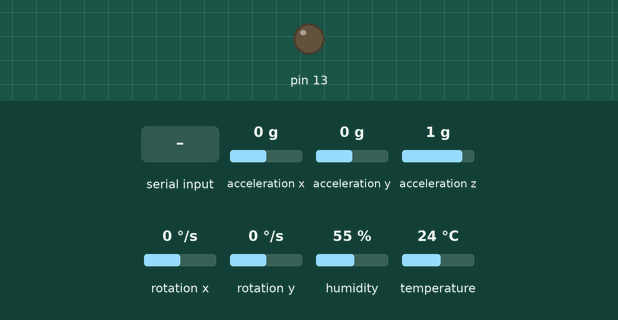
Simulated run of this sketch. Board: Arduino Uno, built with avr-gcc and run on an emulated ATmega328P. Shown: output pins drawn as LEDs (lit = HIGH). Wiring (inferred from the names in the program): MPU-6050 motion sensor at I2C address 0x68. The inputs (shaded band) are chosen by the test bench; at power-on: acceleration x 0 g, acceleration y 0 g, acceleration z 1 g, rotation x 0 °/s, rotation y 0 °/s, humidity 55 %, temperature 24 °C. What the sketch prints to the serial monitor is not drawn.

Above: at 1.2 s.
1.3 s: "1" received over Serial
At 1.56 s:
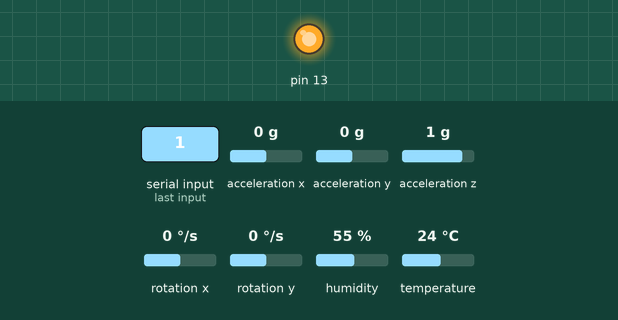
3.1 s: "0" received over Serial
Timing chart, 0 to 6.1 s (numbered marks = the images above; inputs shaded):
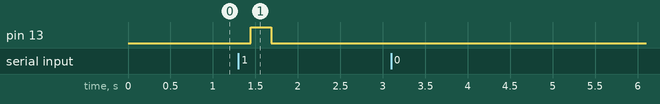

Measured:
- after the input at 1.3 s, pin 13: LOW → HIGH after 0.14 s, → LOW 0.24 s later
- after the input at 3.1 s, every drawn part: stays the same

The sketch:

rodriguez_m4.ino
```cpp
#include <Arduino_FreeRTOS.h>
#include <semphr.h>
#include <queue.h>
#include <DHT.h>
#include <Wire.h>  // libreria I2C

#define MPU 0x68

// Conversion ratios
#define A_R 16384.0
#define G_R 131.0

// DHT22
// Define DHT type and DHT pin
#define DHTTYPE DHT22
#define DHTPIN 7

// define tasks
void TaskReadFromSerial( void *pvParameters ); // Get commands
void TaskBlink( void *pvParameters ); // LED as actuator
void TaskReadSensors( void *pvParameters ); //LDR, IMU, DHT
void TaskWriteToSerial( void *pvParameters ); // Monitoring

//define smaphore handlers
SemaphoreHandle_t activateActuatorSem;
SemaphoreHandle_t allowSensorReadingSem;

//define queue
QueueHandle_t monitorTaskQueue;

// Define a struct
struct message
{
  int sensorValue;  // LDR
  double humidity; // DHT
  double temperature; // DHT
  // IMU
  float accx;
  float accy;
  float gx;
  float gy;
};

//define DHT sensor
DHT dhtSensor(DHTPIN, DHTTYPE);

// the setup function runs once when you press reset or power the board
void setup() {

  // initialize serial communication at 9600 bits per second:
  Serial.begin(9600);

  while (!Serial) {
    ; // wait for serial port to connect.
  }

  // initialize DHT sensor communication:
  dhtSensor.begin();

  // IMU
  Wire.begin();
  Wire.beginTransmission(MPU);
  Wire.write(0x6B);
  Wire.write(0);
  Wire.endTransmission(true);

  activateActuatorSem = xSemaphoreCreateBinary();
  allowSensorReadingSem = xSemaphoreCreateBinary();

  monitorTaskQueue = xQueueCreate( 5, sizeof( message ) );

  // Now set up tasks to run independently.

  xTaskCreate(
    TaskWriteToSerial
    ,  (const portCHAR *) "TaskWriteToSerial"   // A name just for humans
    ,  128  // This stack size can be checked & adjusted by reading the Stack Highwater
    ,  NULL
    ,  4  // Priority, with 1 being the highest, and 4 being the lowest.
    ,  NULL );

  xTaskCreate(
    TaskReadSensors
    ,  (const portCHAR *) "ReadSensors"   // A name just for humans
    ,  512  // This stack size can be checked & adjusted by reading the Stack Highwater
    ,  NULL
    ,  3  // Priority, with 1 being the highest, and 4 being the lowest.
    ,  NULL );

  xTaskCreate(
    TaskBlink
    ,  (const portCHAR *) "Blink"   // A name just for humans
    ,  128  // This stack size can be checked & adjusted by reading the Stack Highwater
    ,  NULL
    ,  2  // Priority, with 1 being the highest, and 4 being the lowest.
    ,  NULL );

   xTaskCreate(
    TaskReadFromSerial
    ,  (const portCHAR *) "ReadFromSerial"
    ,  128  // Stack size
    ,  NULL
    ,  1  // Priority
    ,  NULL );

  // Now the task scheduler, which takes over control of scheduling individual tasks, is automatically started.
}

void loop()
{
  // Empty. Things are done in Tasks.
}

/*--------------------------------------------------*/
/*---------------------- Tasks ---------------------*/
/*--------------------------------------------------*/

void TaskReadFromSerial( void *pvParameters )
{
  (void) pvParameters;

  for (;;)
  {
    if(Serial.available()>0){
      char c = Serial.read();
      if (c == '0')
        xSemaphoreGive(allowSensorReadingSem);
      else if (c == '1')
        xSemaphoreGive(activateActuatorSem);
    }
    vTaskDelay( 250 / portTICK_PERIOD_MS );
  }
}

void TaskBlink(void *pvParameters)
{
  (void) pvParameters;

  // initialize digital pin 13 as an output.
  pinMode(13, OUTPUT);

  for (;;)
  {
     xSemaphoreTake(activateActuatorSem, portMAX_DELAY);
     digitalWrite(13, HIGH);   // turn the LED on (HIGH is the voltage level)
     vTaskDelay( 250 / portTICK_PERIOD_MS ); // wait for one second
     digitalWrite(13, LOW);    // turn the LED off by making the voltage LOW
     vTaskDelay( 250 / portTICK_PERIOD_MS ); // wait for one second
  }
}

void TaskReadSensors( void *pvParameters )
{
  (void) pvParameters;

  // LDR
  pinMode(A0, INPUT);

  for (;;)
  {
    xSemaphoreTake(allowSensorReadingSem, portMAX_DELAY);

    struct message current;
    current.sensorValue = analogRead(A0); // LDR

    // Get temperature and humidity.
    current.temperature = dhtSensor.readTemperature();
    current.humidity = dhtSensor.readHumidity();

    //IMU
    // MPU-6050 RAW values (unproccessed) from the accelerometer and the gyroscope in X, Y and Z axis
    int16_t ax, ay, az;
    int16_t gx, gy, gz;

    float Acc[2];
    float Gy[2];

    Wire.beginTransmission(MPU);
    Wire.write(0x3B); // Ask for 0x3B, to get ax
    Wire.endTransmission(false);
    Wire.requestFrom(MPU,6,true); // From 0x3B, request 6 registries

    ax=Wire.read()<<8|Wire.read();
    ay=Wire.read()<<8|Wire.read();
    az=Wire.read()<<8|Wire.read();

    // From raw values, let's calculate Axis X and Y using atan formula
    Acc[1] = atan(-1*(ax/A_R)/sqrt(pow((ay/A_R),2) + pow((az/A_R),2)))*RAD_TO_DEG;
    Acc[0] = atan((ay/A_R)/sqrt(pow((ax/A_R),2) + pow((az/A_R),2)))*RAD_TO_DEG;

    // Gyroscope
    Wire.beginTransmission(MPU);
    Wire.write(0x43); // Ask for 0x43, to get gx
    Wire.endTransmission(false);
    Wire.requestFrom(MPU,4,true); // From 0x43, request 4 registries
    gx=Wire.read()<<8|Wire.read();
    gy=Wire.read()<<8|Wire.read();
    // From raw values, let's calculate angles
    Gy[0] = gx/G_R;
    Gy[1] = gy/G_R;

    current.accx = Acc[0];
    current.accy = Acc[1];
    current.gx = Gy[0];
    current.gy = Gy[1];

    xQueueSend(monitorTaskQueue, &current, portMAX_DELAY);  // Send value to other tasks

    vTaskDelay(250 / portTICK_PERIOD_MS);
  }

}

void TaskWriteToSerial( void *pvParameters )
{
  (void) pvParameters;

  int sensorValue;

  for (;;)
  {
    struct message current;
    if (xQueueReceive( monitorTaskQueue, &current, portMAX_DELAY ) == pdPASS) // Read value from other tasks
    {
      Serial.print( "LDR: ");Serial.println(current.sensorValue);
      Serial.print( "DHT-humidity: ");Serial.print(current.humidity);Serial.println( " %");
      Serial.print( "DHT-temperature: ");Serial.print(current.temperature);Serial.println( " ºC");
      Serial.print( "IMU-acc: (");Serial.print(current.accx);Serial.print( " ,");Serial.print(current.accy);Serial.println( " )");
      Serial.print( "IMU-gy: (");Serial.print(current.gx);Serial.print( " ,");Serial.print(current.gy);Serial.println( " )");
      Serial.println();
    }

    vTaskDelay(250 / portTICK_PERIOD_MS);
  }

}
```
